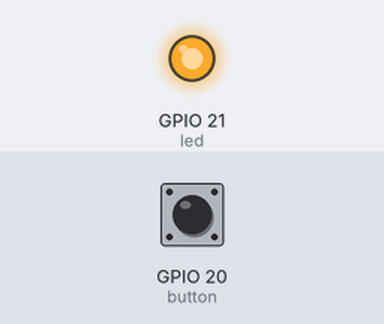
The program below on a simulated Raspberry Pi (BCM pin numbers). On the bench: output pins drawn as LEDs (lit = HIGH). The test bench sets the inputs (shaded band); at power-on: GPIO 20 (button) HIGH.

Above: at 1.2 s.
1.3 s: GPIO 20 (button) pulled LOW for 0.15 s
At 2.0 s:
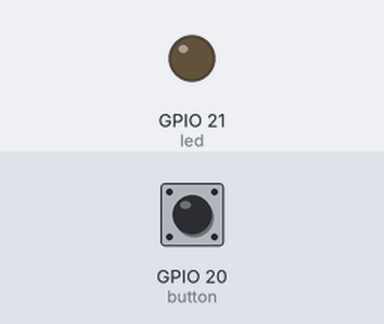
2.9 s: GPIO 20 (button) pulled LOW for 3.2 s
At 3.7 s:
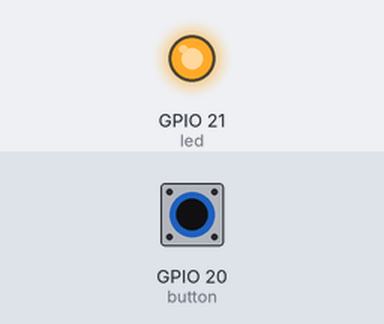
Timing chart, 0 to 7.6 s (numbered marks = the images above; inputs shaded):
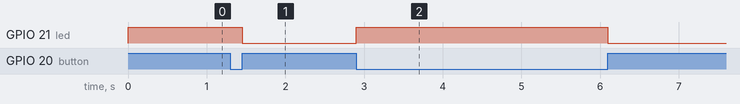

The program:

button_and_led.py
```python
#!/usr/bin/env python3
##############################
# use of a button
##############################
# don't seem to need to use a resistor
#
# ground ---- button leg / other leg ---- pin 20
#
# key features:
#       <https://gpiozero.readthedocs.io/en/stable/api_input.html?highlight=button#gpiozero.Button>
#   is_pressed
#   is_held
#   when_pressed()   # set to None to disable
#   when_released()  # set to None to disable
#   when_held()      # set to None to disable
#   wait_for_press()   # takes timeout value (or indefinite if None)
#   wait_for_release() # takes timeout value (or indefinite if None)
#   pull_up  # if True, it uses a pull-up resistor to set pin high by default
#   value    # 1 if pressed 0 if not

from gpiozero import Button
from gpiozero import LED
from signal import pause

button = Button(20)
led = LED(21)

# turn on the LED
led.on()

# led will stay on until button is released
# then it will go on/off as button is pressed/released
button.when_pressed = led.on
button.when_released = led.off


# keep the script running
pause()
```

Measured:
- after the input at 1.3 s, GPIO 21 (led): HIGH → LOW after 0.15 s
- after the input at 2.9 s, GPIO 21 (led): LOW → HIGH at once, → LOW 3.2 s later
